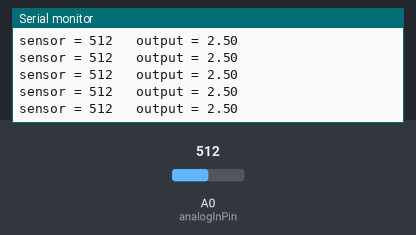
Bench run of a sketch on a simulated Arduino Uno, built with avr-gcc and run on an emulated ATmega328P. Parts: the last lines printed to the serial monitor. The inputs (shaded band) are chosen by the test bench; at power-on: A0 (analogInPin) = 512.

Above: at 1.2 s.
1.3 s: A0 (analogInPin) set to 104
At 2.2 s:
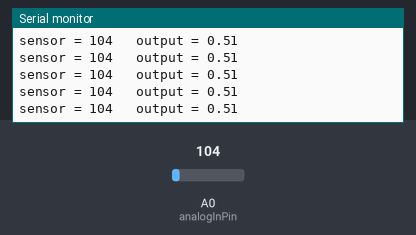
4.3 s: A0 (analogInPin) set to 95
At 5.1 s:
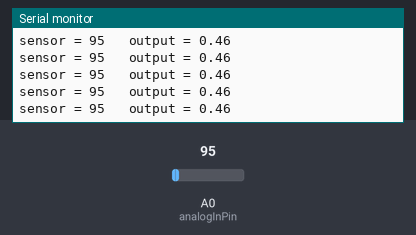
Timing chart, 0 to 7.3 s (numbered marks = the images above; inputs shaded):
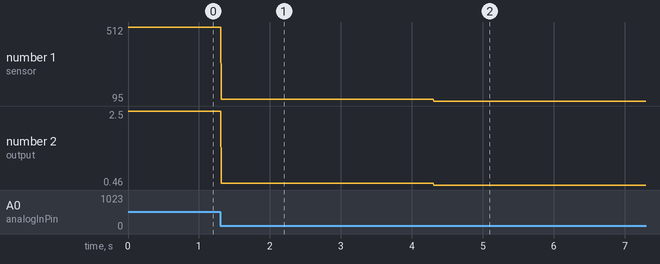

Measured:
- after the input at 1.3 s, the serial monitor: prints a new line at once (image 1)
- after the input at 4.3 s, the serial monitor: prints a new line at once (image 2)
- plotted number 1: 512 → 104 after the input at 1.3 s, 104 → 95 after the input at 4.3 s
- plotted number 2: 2.5 → 0.51 after the input at 1.3 s, 0.51 → 0.46 after the input at 4.3 s

The sketch:

A0__Serial.ino
```cpp
// ------------ definicion de puertos ------------
const int analogInPin = A0;  // leemos puerto analogo A0


int sensorValue = 0;         // valor leido del puerto

float outputValue = 0;       // valor de voltaje


// ------------ configuraciones iniciales ------------
void setup() {
  Serial.begin(57600);       // inicio comunicacion serial a 9600
}


void loop() {
  // leo el puerto analogo
  sensorValue = analogRead(analogInPin);

  outputValue = float(sensorValue*5)/1023;

  // imprimo el valor leido por el ADC y luego el voltaje:
  Serial.print("sensor = " );
  Serial.print(sensorValue);
  Serial.print("\t output = ");
  Serial.print(outputValue);

  Serial.println(); // salto a la siguiente linea
  // espero 2 ms
  delay(2);
}
```
